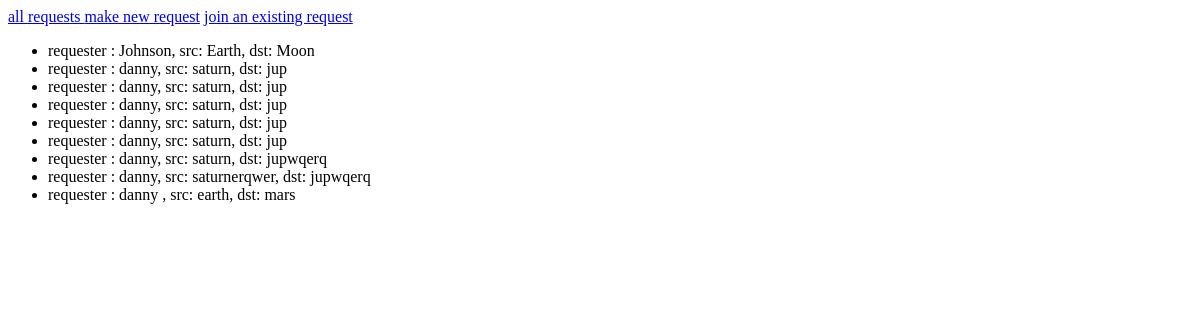
The app's page /riderequests/, older data.
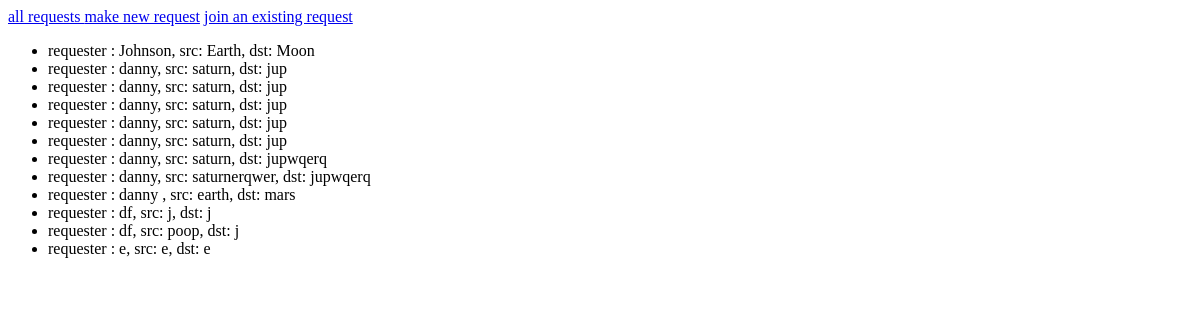
The same page, newer data.
### riderequests/models.py (models this page shows)
class Request(models.Model):
    requester = models.CharField(max_length=50)
    arrive_time = models.DateTimeField('expected arrival')
    request_time = models.DateTimeField('request sent time')
    src_loc = models.CharField(max_length = 500)
    dst_loc = models.CharField(max_length = 500)
    def __str__(self):
        return f"requester : {self.requester}, src: {self.src_loc}, dst: {self.dst_loc}"

### riderequests/views.py (the view)
# urls.py: path('',views.index,name='index'),
def index(request):
    all_requests = Request.objects.all()
    context = {
            'requests' : all_requests
            }
    template = loader.get_template('riderequests/show_requests.html')
    return HttpResponse(template.render(context,request))

### riderequests/templates/riderequests/show_requests.html
{% include "./header_links.html" %}
{% if requests %}
	<ul>
	{% for req in requests %}
	<li>{{req}}</li>
	{% endfor %}
	</ul>
{% else %}
	<p> no requests! </p>
{% endif %}

Row changes from the older to the newer data that the page shows:
added Request: requester+src_loc+dst_loc "requester : df, src: j, dst: j"
added Request: requester+src_loc+dst_loc "requester : df, src: poop, dst: j"
added Request: requester+src_loc+dst_loc "requester : e, src: e, dst: e"
